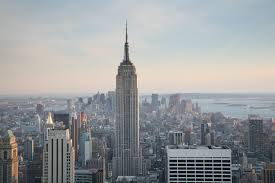
#> input picture empire.jpg, 275 x 183 px
$ python pcv_1_1_resize_and_rotate.py
#> lines starting #> are read from the running program, lines starting #| are printed output that depends on the picture
"""
Resize and rotate an image.
"""

from PIL import Image
pil_im = Image.open('empire.jpg')
#> pil_im is the input picture: PIL image 275x183 RGB; mean R, G, B 151.5, 154.3, 156

resized = pil_im.resize((100, 100));
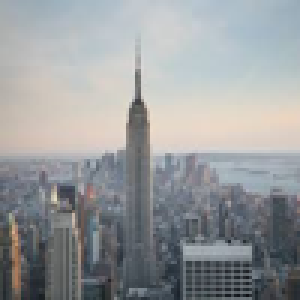
#> resized: PIL image 100x100 RGB (shown 3 times larger); mean R, G, B 151.5, 154.3, 156
rotated = resized.rotate(45)
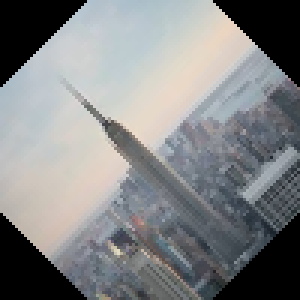
#> rotated: PIL image 100x100 RGB (shown 3 times larger); mean R, G, B 130, 131.6, 132.7

out = './empire_resize_and_rotate.jpg'
rotated.save(out)
